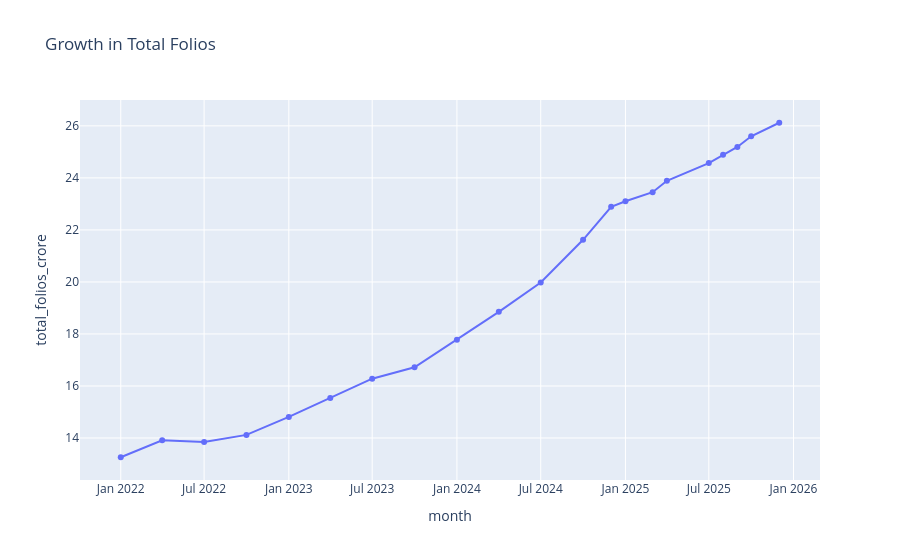

Here is the notebook cell this chart was saved with:
### Code cell
folio['month'] = pd.to_datetime(folio['month'])

fig = px.line(
    folio,
    x='month',
    y='total_folios_crore',
    markers=True,
    title='Growth in Total Folios'
)

fig.show()

### Figure 1 — Plotly figure (JSON) as saved in the notebook; plotly's stock layout.template omitted (floating-point values rounded to 4 significant figures)
{"data": [{"hovertemplate": "month=%{x}<br>total_folios_crore=%{y}<extra></extra>", "legendgroup": "", "line": {"color": "#636efa", "dash": "solid"}, "marker": {"symbol": "circle"}, "mode": "lines+markers", "name": "", "orientation": "v", "showlegend": false, "type": "scatter", "x": ["2022-01-01T00:00:00", "2022-04-01T00:00:00", "2022-07-01T00:00:00", "2022-10-01T00:00:00", "2023-01-01T00:00:00", "2023-04-01T00:00:00", "2023-07-01T00:00:00", "2023-10-01T00:00:00", "2024-01-01T00:00:00", "2024-04-01T00:00:00", "2024-07-01T00:00:00", "2024-10-01T00:00:00", "2024-12-01T00:00:00", "2025-01-01T00:00:00", "2025-03-01T00:00:00", "2025-04-01T00:00:00", "2025-07-01T00:00:00", "2025-08-01T00:00:00", "2025-09-01T00:00:00", "2025-10-01T00:00:00", "2025-12-01T00:00:00"], "xaxis": "x", "y": [13.26, 13.91, 13.85, 14.12, 14.81, 15.54, 16.28, 16.72, 17.78, 18.85, 19.98, 21.62, 22.89, 23.1, 23.45, 23.89, 24.57, 24.89, 25.19, 25.6, 26.12], "yaxis": "y"}], "layout": {"legend": {"tracegroupgap": 0}, "title": {"text": "Growth in Total Folios"}, "xaxis": {"anchor": "y", "domain": [0, 1], "title": {"text": "month"}}, "yaxis": {"anchor": "x", "domain": [0, 1], "title": {"text": "total_folios_crore"}}}}
